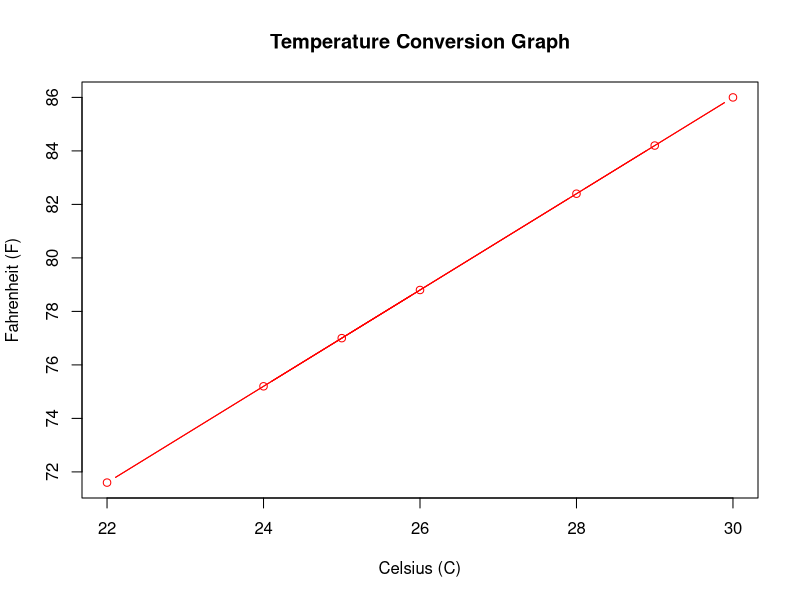

This figure's R source:
c_to_f <- function(celsius) {
  fahrenheit <- (celsius * 9/5) + 32
  return(fahrenheit)
}

temp_celsius <- c(25, 28, 30, 22, 26, 24, 29)

temp_fahrenheit <- c_to_f(temp_celsius)

cat("Temperatures in Celsius:", temp_celsius, "\n")
cat("Temperatures in Fahrenheit:", temp_fahrenheit, "\n")

plot(temp_celsius, temp_fahrenheit, type = "b", col = "red",
     main = "Temperature Conversion Graph",
     xlab = "Celsius (C)", ylab = "Fahrenheit (F)")